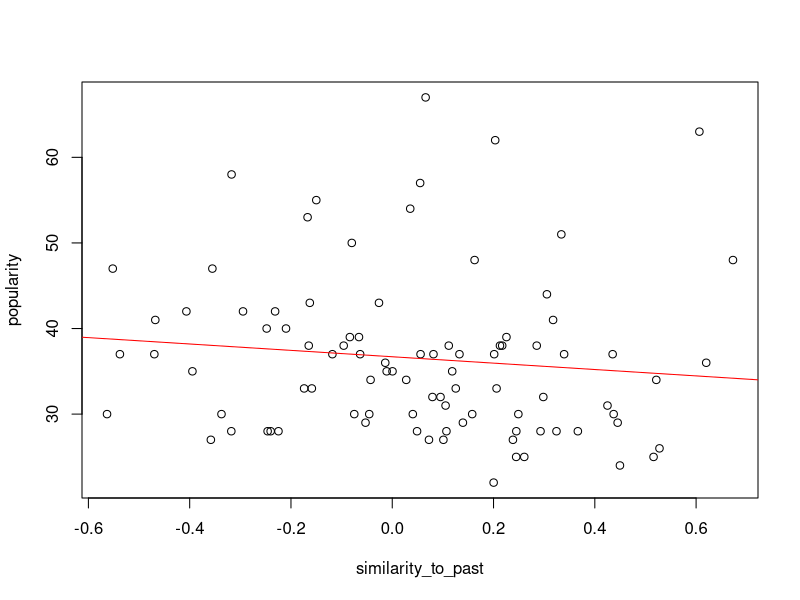
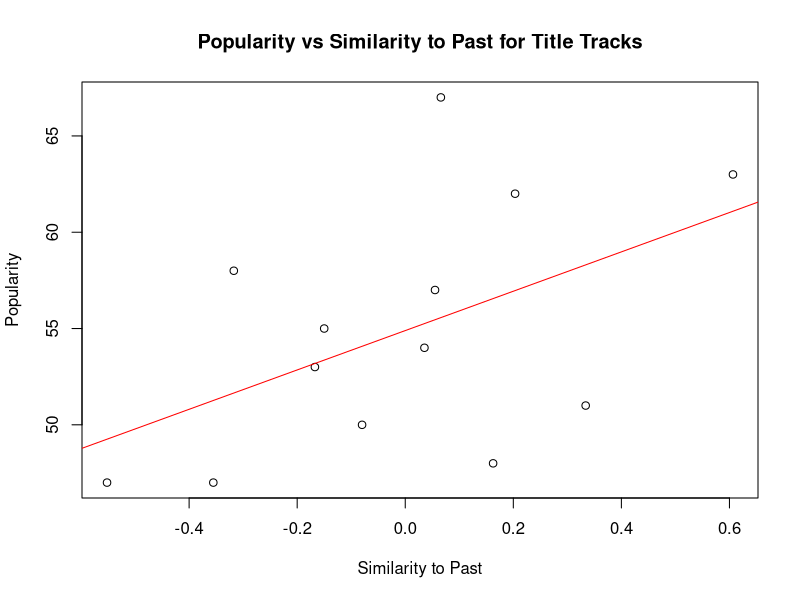

These figures' R source, in order:
## ---- chunk 1
popularity <- c(63,
 33,
 30,
 33,
 62,
 32,
 36,
 31,
 33,
 30,
 57,
 30,
 28,
 30,
 35,
 30,
 32,
 28,
 39,
 37,
 48,
 29,
 28,
 38,
 30,
 54,
 32,
 37,
 27,
 25,
 34,
 34,
 51,
 42,
 25,
 26,
 22,
 24,
 25,
 58,
 40,
 38,
 28,
 39,
 35,
 47,
 41,
 31,
 38,
 28,
 55,
 42,
 30,
 29,
 28,
 38,
 29,
 27,
 34,
 30,
 28,
 42,
 53,
 28,
 28,
 27,
 27,
 28,
 37,
 43,
 47,
 37,
 37,
 37,
 35,
 50,
 38,
 44,
 37,
 37,
 36,
 67,
 35,
 39,
 37,
 33,
 40,
 43,
 48,
 41,
 38,
 37)

similarity_to_past <- c(0.6065,
 0.1254,
 0.4372,
 0.206,
 0.2033,
 0.0953,
 -0.0138,
 0.425,
 -0.174,
 0.1579,
 0.0551,
 -0.0454,
 -0.2247,
 0.0406,
 0.1184,
 -0.3372,
 0.0794,
 -0.2461,
 0.2255,
 0.0814,
 0.1626,
 -0.0528,
 0.049,
 0.2127,
 0.249,
 0.0355,
 0.2983,
 0.3394,
 -0.3582,
 0.2607,
 0.0276,
 0.5214,
 0.3339,
 -0.2313,
 0.516,
 0.5277,
 0.2002,
 0.4496,
 0.2447,
 -0.3173,
 -0.2098,
 0.2853,
 0.2928,
 -0.0837,
 0.0005,
 -0.5519,
 -0.4679,
 0.1053,
 -0.1649,
 -0.3178,
 -0.15,
 -0.4065,
 -0.075,
 0.1395,
 -0.2401,
 0.1116,
 0.4451,
 0.101,
 -0.0428,
 -0.5632,
 0.3243,
 -0.2947,
 -0.1672,
 0.245,
 0.3665,
 0.2383,
 0.0725,
 0.107,
 0.0559,
 -0.1628,
 -0.3552,
 -0.4698,
 0.2013,
 -0.5378,
 -0.3946,
 -0.0799,
 0.2171,
 0.3054,
 0.1327,
 -0.1182,
 0.62,
 0.0659,
 -0.011,
 -0.0657,
 -0.0634,
 -0.1588,
 -0.248,
 -0.0262,
 0.6728,
 0.3176,
 -0.0959,
 0.4352)


linreg <- lm(popularity ~ similarity_to_past)
summary(linreg)

plot(similarity_to_past, popularity)
abline(linreg, col = "red")
## ---- chunk 2
popularity <- c(63, 62, 57, 48, 54, 51, 58, 47, 55, 53, 47, 50, 67)

similarity_to_past <- c(0.6065,
 0.2033,
 0.0551,
 0.1626,
 0.0355,
 0.3339,
 -0.3173,
 -0.5519,
 -0.15,
 -0.1672,
 -0.3552,
 -0.0799,
 0.0659)


linreg <- lm(popularity ~ similarity_to_past)
summary(linreg)

plot(similarity_to_past, popularity, 
    main = "Popularity vs Similarity to Past for Title Tracks", 
    xlab = "Similarity to Past",
    ylab = "Popularity")
abline(linreg, col = "red")
